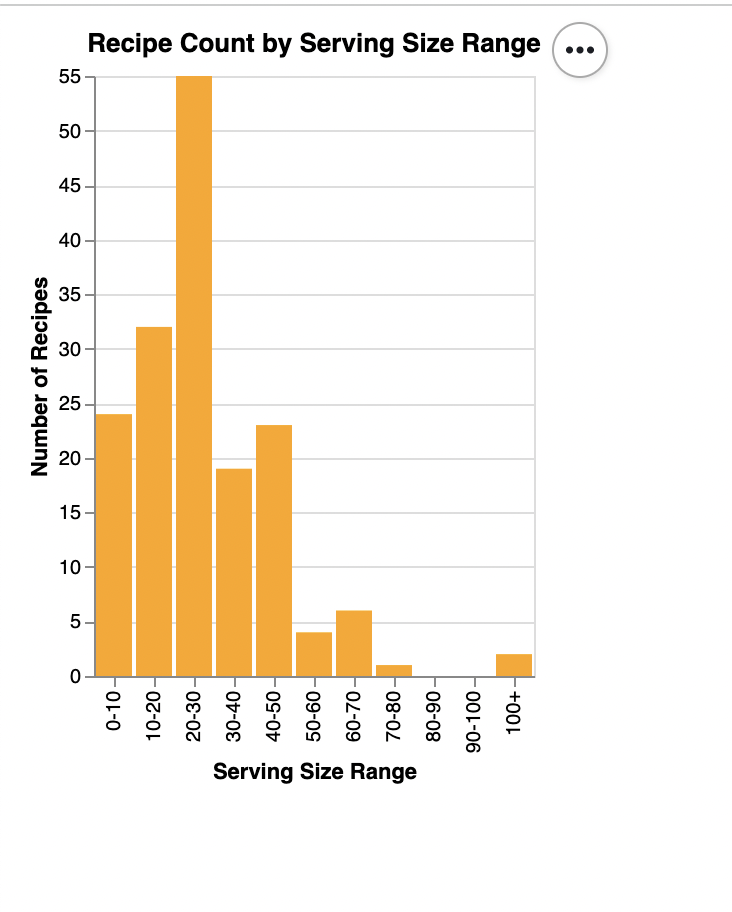

The Python source for this figure:
import sqlite3
import os
import pandas as pd
import altair as alt

dir_path = os.path.dirname(os.path.realpath(__file__))
db_path = os.path.join(dir_path, "recipes.db")

def fetch_servings():
    conn = sqlite3.connect(db_path)
    cur = conn.cursor()
    cur.execute("SELECT servings FROM FullRecipeInfo")
    servings = [row[0] for row in cur.fetchall()]
    conn.close()
    return servings

def bucket_servings(servings):
    bins = [0, 10, 20, 30, 40, 50, 60, 70, 80, 90, 100, float('inf')]
    labels = ['0-10', '10-20', '20-30', '30-40', '40-50',
              '50-60', '60-70', '70-80', '80-90', '90-100', '100+']
    
    df = pd.DataFrame({'servings': servings})
    df['range'] = pd.cut(df['servings'], bins=bins, labels=labels, right=False)
    return df.groupby('range').size().reset_index(name='count')

def plot_histogram(df):
    chart = alt.Chart(df).mark_bar(color="orange").encode(
    x=alt.X('range:N',
            title='Serving Size Range',
            sort=['0-10', '10-20', '20-30', '30-40', '40-50',
                  '50-60', '60-70', '70-80', '80-90', '90-100', '100+']),
    y=alt.Y('count:Q', title='Number of Recipes'),
    tooltip=['range:N', 'count:Q']
).properties(
    title='Recipe Count by Serving Size Range'
)

    output_path = os.path.join(dir_path, "vis3.html")
    chart.save(output_path)

def main():
    servings = fetch_servings()
    df = bucket_servings(servings)
    plot_histogram(df)

if __name__ == "__main__":
    main()